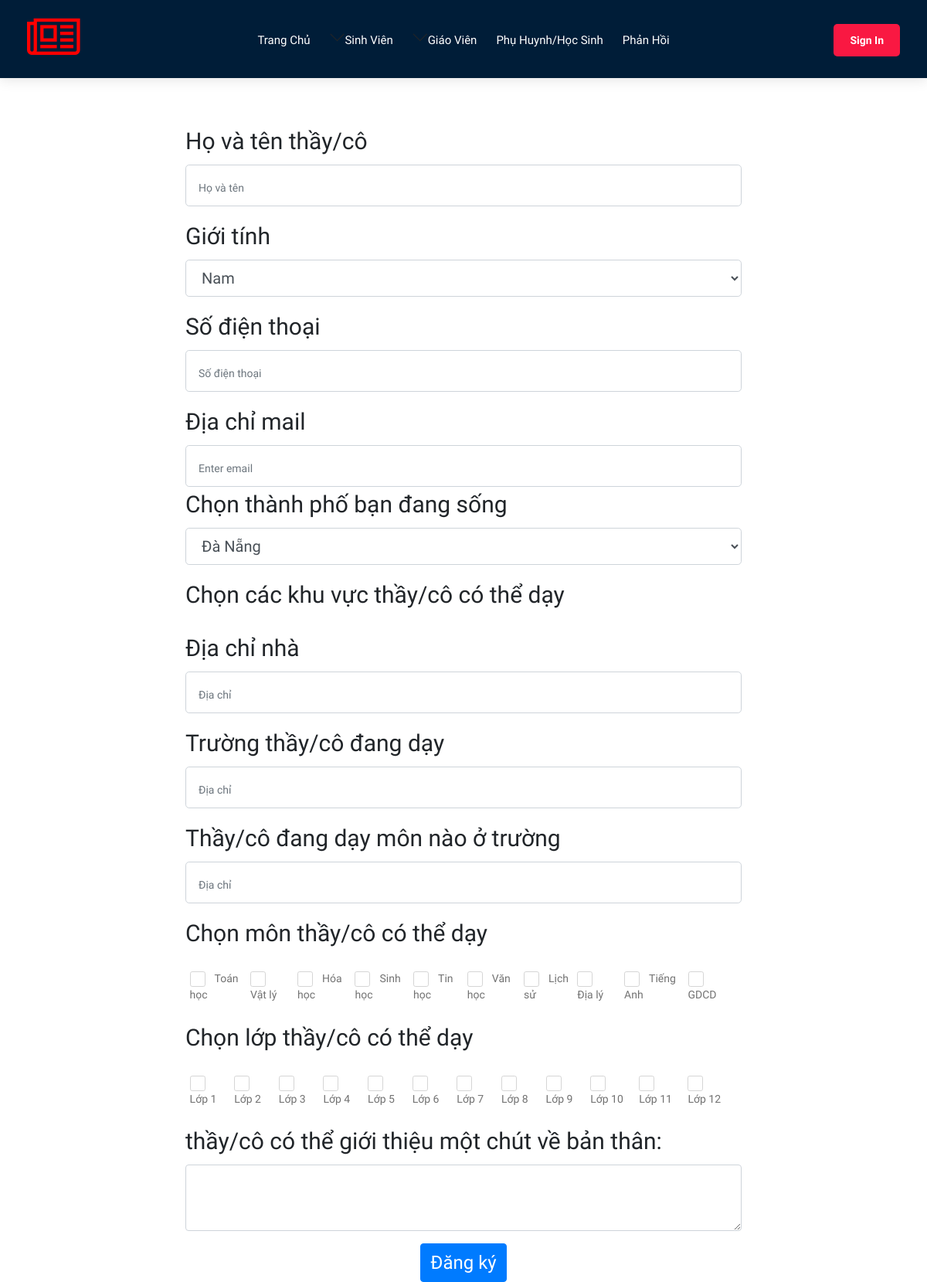
Screenshot of /index.php/home/giaovien with the database file from the repository.
### tables this page shows
CREATE TABLE MONHOC(
    MaMH int auto_increment,
    MonHoc nvarchar(50),
    primary key (MaMH)
);

### application/controllers/Home.php (called while the page is built, shortened)
<?php
class Home extends CI_Controller
{
    public function __construct()
    {
        $this->load->model('SinhVien_model');
        $this->load->model('KVSV_model');
        $this->load->model('ChiTietSV_model');
        $this->load->model('phuhuynh_model');
        $this->load->model('nhucau_model');
        $this->load->model('GiaoVien_model');
        $this->load->model('KVGV_model');
        $this->load->model('ChiTietGV_model');
    }
    function giaovien()
    {
        $data = array();
        $data["data"] = "user/GiaoVien";
        $this->load->view('home', $data);
    }
}

### index.php (called while the page is built, shortened)
<?php
require_once BASEPATH.'core/CodeIgniter.php';

### application/views/user/GiaoVien.php (the view, shortened to what this page needs)
<form method="post" style="font-size: 30px!important;" class="formdangky">
    <div class="form-group">
        <label for="HoTen">Họ và tên thầy/cô</label>
        <input type="text" class="form-control form-control-lg" name="HoTen" placeholder="Họ và tên">
    </div>
    <div class="form-group">
        <label for="GioiTinh">Giới tính</label>
        <select class="form-control form-control-lg" name="GioiTinh">
            <option>Nam</option>
        </select>
    </div>
    <div class="form-group">
        <label for="SDT">Số điện thoại</label>
        <input type="tel" class="form-control form-control-lg" name="SDT" placeholder="Số điện thoại">
    </div>
    <div>
        <label for="Email">Địa chỉ mail</label>
        <input type="email" class="form-control form-control-lg"  id="Email" name="Email" aria-describedby="emailHelp"
               placeholder="Enter email">
    </div>
    <div class="form-group">
        <label for="ThanhPho">Chọn thành phố bạn đang sống</label>
        <select class="form-control form-control-lg thanh-pho" name="ThanhPho">
            <option value=48 selected="selected">Đà Nẵng</option>
        </select>
    </div>
    <div class="form-group">
        <label for="DiaChi">Chọn các khu vực thầy/cô có thể dạy</label>
    </div>
    <div class="form-group">
        <label for="DiaChi">Địa chỉ nhà</label>
        <input type="text" class="form-control form-control-lg" name="DiaChi" placeholder="Địa chỉ">
    </div>
    <div class="form-group">
        <label for="DiaChi">Trường thầy/cô đang dạy</label>
        <input type="text" class="form-control form-control-lg" name="Truong" placeholder="Địa chỉ">
    </div>
    <div class="form-group">
        <label for="DiaChi">Thầy/cô đang dạy môn nào ở trường</label>
        <input type="text" class="form-control form-control-lg" name="ChuyenNganh" placeholder="Địa chỉ">
    </div>
    <div class="form-group">
        <label for="MonHoc">Chọn môn thầy/cô có thể dạy</label>
        <div class="MonHoc">
            <div class="form-check form-check-inline">
                <?php
                $query = $this->db->get("MONHOC");
                $rs = $query->result();
                foreach ($rs as $monhoc){
                    ?>
                    <label class="form-check-label" for=<?php echo $monhoc->MonHoc?> ><?php echo $monhoc->MonHoc?></label>
                    <?php
                }
                ?>
            </div>
        </div>
    </div>
    <div class="form-group">
        <label for="Lop">Chọn lớp thầy/cô có thể dạy</label>
        <div class="Lop">
            <div class="form-check form-check-inline">
                <?php
                for($i = 1; $i<=12; $i++){
                    ?>
                    <label class="form-check-label" for=<?php echo "Lop".$i?> ><?php echo "Lớp ".$i?></label>
                    <?php
                }
                ?>
            </div>
        </div>
    </div>
    <div class="form-group">
        <label for="GioiThieu"> thầy/cô có thể giới thiệu một chút về bản thân:</label>
        <textarea class="form-control" name="GioiThieu" id="GioiThieu" rows="3"></textarea>
    </div>
    <div class="text-center">
        <button type="submit" class="btn btn-primary">Đăng ký</button>
    </div>
</form>

### rows the page displays
monhoc: MonHoc "Toán học"
monhoc: MonHoc "Vật lý"
monhoc: MonHoc "Hóa học"
monhoc: MonHoc "Sinh học"
monhoc: MonHoc "Tin học"
monhoc: MonHoc "Văn học"
monhoc: MonHoc "Lịch sử"
monhoc: MonHoc "Địa lý"
monhoc: MonHoc "Tiếng Anh"
monhoc: MonHoc "GDCD"
